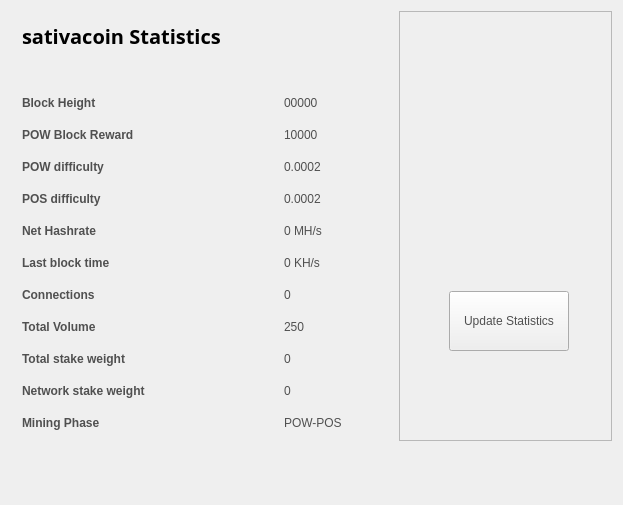
<?xml version="1.0" encoding="UTF-8"?>
<ui version="4.0">
 <class>StatisticsPage</class>
 <widget class="QWidget" name="StatisticsPage">
  <property name="windowModality">
   <enum>Qt::NonModal</enum>
  </property>
  <property name="geometry">
   <rect>
    <x>0</x>
    <y>0</y>
    <width>623</width>
    <height>505</height>
   </rect>
  </property>
  <property name="windowTitle">
   <string>Digging</string>
  </property>
  <property name="styleSheet">
   <string notr="true">color:#505050;
font-family:'Open Sans,sans-serif';</string>
  </property>
  <layout class="QGridLayout" name="gridLayout">
   <property name="sizeConstraint">
    <enum>QLayout::SetMaximumSize</enum>
   </property>
   <item row="0" column="1">
    <widget class="QFrame" name="frame">
     <property name="minimumSize">
      <size>
       <width>213</width>
       <height>0</height>
      </size>
     </property>
     <property name="frameShape">
      <enum>QFrame::StyledPanel</enum>
     </property>
     <property name="frameShadow">
      <enum>QFrame::Raised</enum>
     </property>
     <widget class="QPushButton" name="startButton">
      <property name="geometry">
       <rect>
        <x>50</x>
        <y>280</y>
        <width>120</width>
        <height>60</height>
       </rect>
      </property>
      <property name="sizePolicy">
       <sizepolicy hsizetype="Fixed" vsizetype="Fixed">
        <horstretch>0</horstretch>
        <verstretch>0</verstretch>
       </sizepolicy>
      </property>
      <property name="minimumSize">
       <size>
        <width>120</width>
        <height>60</height>
       </size>
      </property>
      <property name="autoFillBackground">
       <bool>false</bool>
      </property>
      <property name="styleSheet">
       <string notr="true"/>
      </property>
      <property name="text">
       <string>Update Statistics</string>
      </property>
     </widget>
     <widget class="QLabel" name="label">
      <property name="geometry">
       <rect>
        <x>10</x>
        <y>10</y>
        <width>191</width>
        <height>191</height>
       </rect>
      </property>
      <property name="text">
       <string/>
      </property>
      <property name="pixmap">
       <pixmap resource="../bitcoin.qrc">:/icons/coinbg</pixmap>
      </property>
      <property name="scaledContents">
       <bool>true</bool>
      </property>
     </widget>
    </widget>
   </item>
   <item row="0" column="0">
    <widget class="QFrame" name="gridFrame_2">
     <layout class="QGridLayout" name="gridLayout_4">
      <item row="3" column="0">
       <layout class="QFormLayout" name="formLayout_2">
        <property name="fieldGrowthPolicy">
         <enum>QFormLayout::FieldsStayAtSizeHint</enum>
        </property>
        <property name="horizontalSpacing">
         <number>139</number>
        </property>
        <property name="verticalSpacing">
         <number>18</number>
        </property>
        <property name="rightMargin">
         <number>0</number>
        </property>
        <item row="1" column="0">
         <widget class="QLabel" name="label_14">
          <property name="text">
           <string>&lt;html&gt;&lt;head/&gt;&lt;body&gt;&lt;p&gt;&lt;span style=&quot; font-weight:600;&quot;&gt;Block Height&lt;/span&gt;&lt;/p&gt;&lt;/body&gt;&lt;/html&gt;</string>
          </property>
         </widget>
        </item>
        <item row="1" column="1">
         <widget class="QLabel" name="heightBox">
          <property name="text">
           <string>00000</string>
          </property>
         </widget>
        </item>
        <item row="2" column="0">
         <widget class="QLabel" name="label_12">
          <property name="text">
           <string>&lt;html&gt;&lt;head/&gt;&lt;body&gt;&lt;p&gt;&lt;span style=&quot; font-weight:600;&quot;&gt;POW Block Reward&lt;/span&gt;&lt;/p&gt;&lt;/body&gt;&lt;/html&gt;</string>
          </property>
         </widget>
        </item>
        <item row="2" column="1">
         <widget class="QLabel" name="rewardBox">
          <property name="text">
           <string>10000</string>
          </property>
         </widget>
        </item>
        <item row="3" column="0">
         <widget class="QLabel" name="label_13">
          <property name="text">
           <string>&lt;html&gt;&lt;head/&gt;&lt;body&gt;&lt;p&gt;&lt;span style=&quot; font-weight:600;&quot;&gt;POW difficulty&lt;/span&gt;&lt;/p&gt;&lt;/body&gt;&lt;/html&gt;</string>
          </property>
         </widget>
        </item>
        <item row="3" column="1">
         <widget class="QLabel" name="diffBox">
          <property name="text">
           <string>0.0002</string>
          </property>
         </widget>
        </item>
        <item row="4" column="0">
         <widget class="QLabel" name="label_9">
          <property name="text">
           <string>&lt;html&gt;&lt;head/&gt;&lt;body&gt;&lt;p&gt;&lt;span style=&quot; font-weight:600;&quot;&gt;POS difficulty&lt;/span&gt;&lt;/p&gt;&lt;/body&gt;&lt;/html&gt;</string>
          </property>
         </widget>
        </item>
        <item row="4" column="1">
         <widget class="QLabel" name="diffBox2">
          <property name="text">
           <string>0.0002</string>
          </property>
         </widget>
        </item>
        <item row="5" column="1">
         <widget class="QLabel" name="pawrateBox">
          <property name="text">
           <string>0 MH/s</string>
          </property>
         </widget>
        </item>
        <item row="6" column="0">
         <widget class="QLabel" name="label3_2">
          <property name="sizePolicy">
           <sizepolicy hsizetype="Preferred" vsizetype="Maximum">
            <horstretch>0</horstretch>
            <verstretch>0</verstretch>
           </sizepolicy>
          </property>
          <property name="text">
           <string>&lt;html&gt;&lt;head/&gt;&lt;body&gt;&lt;p&gt;&lt;span style=&quot; font-weight:600;&quot;&gt;Last block time&lt;/span&gt;&lt;/p&gt;&lt;/body&gt;&lt;/html&gt;</string>
          </property>
         </widget>
        </item>
        <item row="6" column="1">
         <widget class="QLabel" name="localBox">
          <property name="text">
           <string>0 KH/s</string>
          </property>
         </widget>
        </item>
        <item row="7" column="0">
         <widget class="QLabel" name="label1_2">
          <property name="text">
           <string>&lt;html&gt;&lt;head/&gt;&lt;body&gt;&lt;p&gt;&lt;span style=&quot; font-weight:600;&quot;&gt;Connections&lt;/span&gt;&lt;/p&gt;&lt;/body&gt;&lt;/html&gt;</string>
          </property>
         </widget>
        </item>
        <item row="7" column="1">
         <widget class="QLabel" name="connectionBox">
          <property name="text">
           <string>0</string>
          </property>
         </widget>
        </item>
        <item row="8" column="0">
         <widget class="QLabel" name="label_8">
          <property name="text">
           <string>&lt;html&gt;&lt;head/&gt;&lt;body&gt;&lt;p&gt;&lt;span style=&quot; font-weight:600;&quot;&gt;Total Volume&lt;/span&gt;&lt;/p&gt;&lt;/body&gt;&lt;/html&gt;</string>
          </property>
         </widget>
        </item>
        <item row="8" column="1">
         <widget class="QLabel" name="volumeBox">
          <property name="text">
           <string>250</string>
          </property>
         </widget>
        </item>
        <item row="9" column="0">
         <widget class="QLabel" name="label_10">
          <property name="text">
           <string>&lt;html&gt;&lt;head/&gt;&lt;body&gt;&lt;p&gt;&lt;span style=&quot; font-weight:600;&quot;&gt;Total stake weight&lt;/span&gt;&lt;/p&gt;&lt;/body&gt;&lt;/html&gt;</string>
          </property>
         </widget>
        </item>
        <item row="9" column="1">
         <widget class="QLabel" name="minBox">
          <property name="text">
           <string>0</string>
          </property>
         </widget>
        </item>
        <item row="10" column="0">
         <widget class="QLabel" name="label_11">
          <property name="text">
           <string>&lt;html&gt;&lt;head/&gt;&lt;body&gt;&lt;p&gt;&lt;span style=&quot; font-weight:600;&quot;&gt;Network stake weight&lt;/span&gt;&lt;/p&gt;&lt;/body&gt;&lt;/html&gt;</string>
          </property>
         </widget>
        </item>
        <item row="10" column="1">
         <widget class="QLabel" name="maxBox">
          <property name="text">
           <string>0</string>
          </property>
         </widget>
        </item>
        <item row="11" column="0">
         <widget class="QLabel" name="label_15">
          <property name="text">
           <string>&lt;html&gt;&lt;head/&gt;&lt;body&gt;&lt;p&gt;&lt;span style=&quot; font-weight:600;&quot;&gt;Mining Phase&lt;/span&gt;&lt;/p&gt;&lt;/body&gt;&lt;/html&gt;</string>
          </property>
         </widget>
        </item>
        <item row="11" column="1">
         <widget class="QLabel" name="cBox">
          <property name="text">
           <string>POW-POS</string>
          </property>
         </widget>
        </item>
        <item row="5" column="0">
         <widget class="QLabel" name="label_16">
          <property name="text">
           <string>&lt;html&gt;&lt;head/&gt;&lt;body&gt;&lt;p&gt;&lt;span style=&quot; font-weight:600;&quot;&gt;Net Hashrate&lt;/span&gt;&lt;/p&gt;&lt;/body&gt;&lt;/html&gt;</string>
          </property>
         </widget>
        </item>
       </layout>
      </item>
      <item row="1" column="0">
       <layout class="QHBoxLayout" name="horizontalLayout_4">
        <property name="spacing">
         <number>7</number>
        </property>
        <item>
         <widget class="QLabel" name="label_5">
          <property name="font">
           <font>
            <family>Open Sans,sans-serif</family>
           </font>
          </property>
          <property name="text">
           <string>&lt;html&gt;&lt;head/&gt;&lt;body&gt;&lt;p&gt;&lt;span style=&quot; font-size:20px; font-weight:600; color:#000000;&quot;&gt;sativacoin Statistics&lt;/span&gt;&lt;/p&gt;&lt;/body&gt;&lt;/html&gt;</string>
          </property>
         </widget>
        </item>
        <item>
         <spacer name="horizontalSpacer_2">
          <property name="orientation">
           <enum>Qt::Horizontal</enum>
          </property>
          <property name="sizeHint" stdset="0">
           <size>
            <width>40</width>
            <height>20</height>
           </size>
          </property>
         </spacer>
        </item>
       </layout>
      </item>
      <item row="2" column="0">
       <spacer name="verticalSpacer_2">
        <property name="orientation">
         <enum>Qt::Vertical</enum>
        </property>
        <property name="sizeHint" stdset="0">
         <size>
          <width>20</width>
          <height>40</height>
         </size>
        </property>
       </spacer>
      </item>
     </layout>
    </widget>
   </item>
   <item row="1" column="0">
    <spacer name="verticalSpacer">
     <property name="orientation">
      <enum>Qt::Vertical</enum>
     </property>
     <property name="sizeHint" stdset="0">
      <size>
       <width>20</width>
       <height>40</height>
      </size>
     </property>
    </spacer>
   </item>
  </layout>
 </widget>
 <layoutdefault spacing="6" margin="11"/>
 <resources/>
 <connections/>
</ui>
